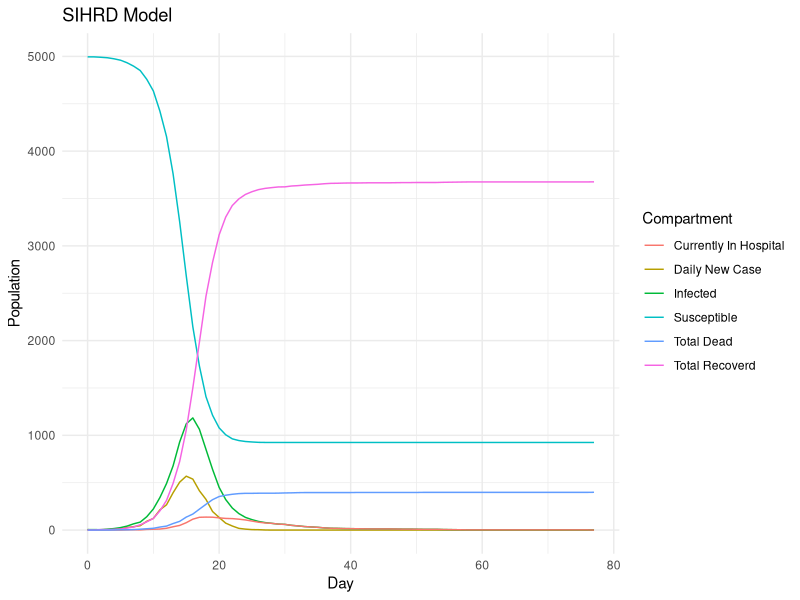
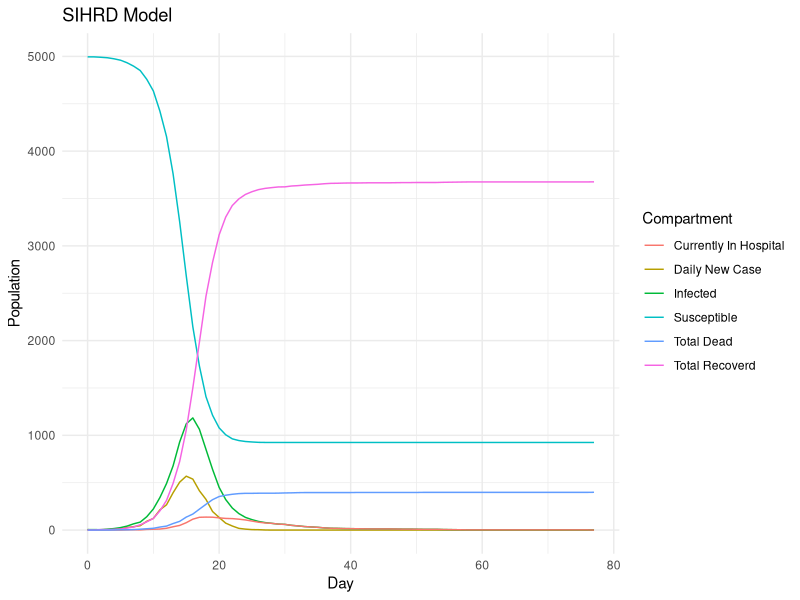
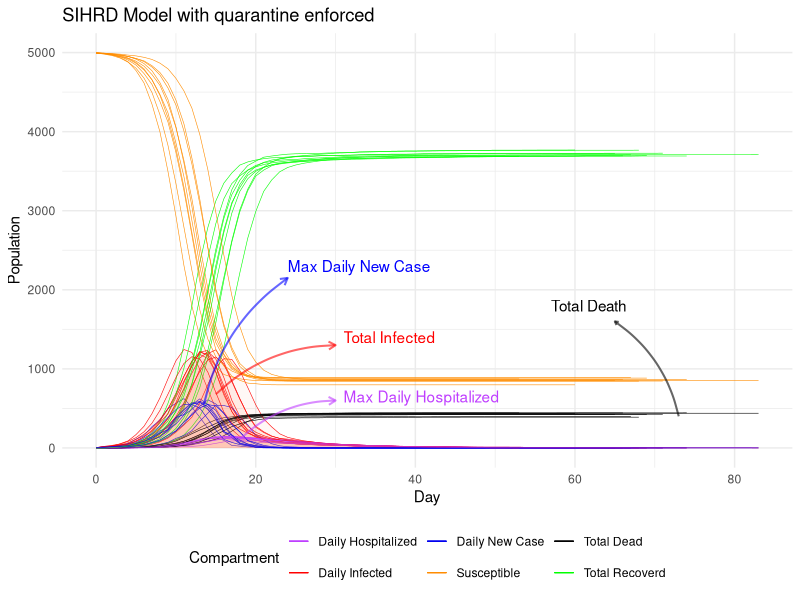
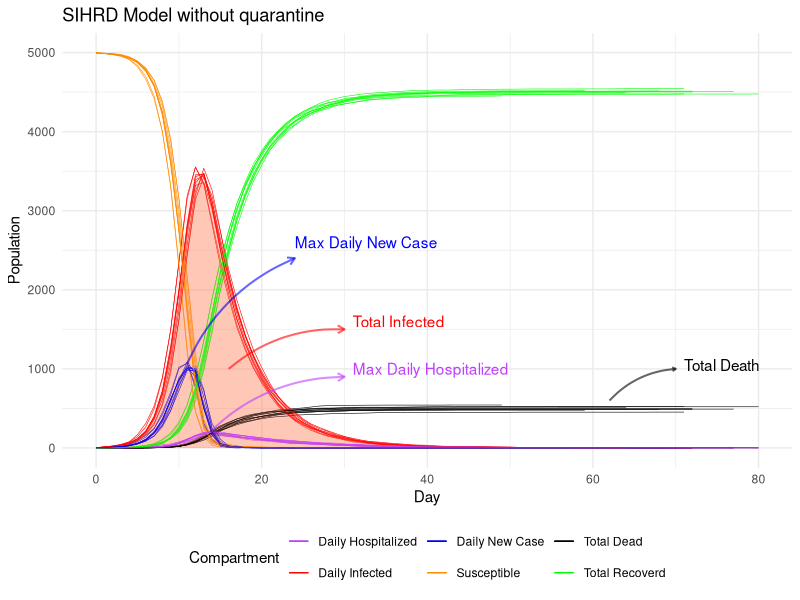

Here is the R script that generated these plots, in order: (Note: a time limit stopped this script after it produced the figures.)
## ---- chunk 1
knitr::opts_chunk$set(echo = FALSE, message = FALSE, warning = FALSE)
library(dplyr)
library(ggplot2)
## ---- chunk 2
# Simulate Data
model.data = function(N, beta, I.0, p, epsilon, theta, gamma, TimeH, TimeNH){
  I.rate = beta/N
  psi = 1/TimeH
  lambda = 1/TimeNH
  curr.day = 0
  S = p * N - I.0
  NS.0 = N - S - I.0
  NS = NS.0
  NewInfected = I.0
  Total.Hospital = 0
  Total.NonHospital = 0
  Total.Infected = NewInfected + Total.Hospital + Total.NonHospital
  Total.Infective = NewInfected + Total.NonHospital
  Hospital.Recovered = 0
  NonHospital.Recovered = 0
  Hospital.Dead = 0
  NonHospital.Dead = 0
  Total.Recovered = Hospital.Recovered + NonHospital.Recovered
  Total.Dead = Hospital.Dead + NonHospital.Dead
  Pop = S + NS + Total.Infected + Total.Dead
  Leaving.Hospital = 0
  Leaving.NonHospital = 0
  Recovered.Hospital.today = 0
  Recovered.NonHospital.today = 0
  Entering.Hospital = 0
  
  # If you want a full table like the excel, uncomment all lines in the df below
  df = data_frame(Day = curr.day,
                  Susceptible = S,
                  Non.Susceptible = NS,
                  Daily.New.Case = NewInfected,
                  Total.In.Hospital = Total.Hospital,
                  # Total.NonHospital = Total.NonHospital,
                  Infected = Total.Infected,
                  # Total.Infective = Total.Infective,
                  # Recovered.In.Hospital = Hospital.Recovered,
                  # Dead.In.Hospital = Hospital.Dead,
                  Total.Recovered = Total.Recovered,
                  Total.Dead = Total.Dead)
  
  # Watch the disease until it ends (daily new case = 0) or at max 200 days
  while(Total.Infected > 0 & curr.day < 1000){
    curr.day = curr.day + 1
    
    # Number of individuals recovered from the infected in hospital (previous day)
    # First need to see how many are leaving the hospital
    Leaving.Hospital = rbinom(1, Total.Hospital, psi)
    # Then how many of those recovered
    Recovered.Hospital.today = rbinom(1, Leaving.Hospital, theta)
    Hospital.Recovered = Hospital.Recovered + Recovered.Hospital.today
    Hospital.Dead = Hospital.Dead + Leaving.Hospital - Recovered.Hospital.today
    
    # Number of individuals dead from the infected in hospital (previous day)
    # First need to see how many not in hospital are getting over disease
    NonHospital.leaving = rbinom(1, Total.NonHospital, lambda)
    # How many of those are recovering
    Recovered.NonHospital.today = rbinom(1, NonHospital.leaving, gamma)
    NonHospital.Recovered = NonHospital.Recovered + Recovered.NonHospital.today
    NonHospital.Dead = NonHospital.Dead + NonHospital.leaving - Recovered.NonHospital.today
    
    # Total number of recovered or dead so far (cumulative)
    Total.Recovered = Hospital.Recovered + NonHospital.Recovered
    Total.Dead = Hospital.Dead + NonHospital.Dead
    
    # Number of individuals hospitalized from the infected in the previous day
    Entering.Hospital = rbinom(1, NewInfected, epsilon)
    Total.Hospital =  Entering.Hospital + Total.Hospital - Leaving.Hospital
    Total.NonHospital = NewInfected + Total.NonHospital - Entering.Hospital - NonHospital.leaving
    
    # Newly infected case today and total actively infected so far
    NewInfected = min(S, rbinom(1, S * Total.Infective, I.rate))
    Total.Infected = NewInfected + Total.Hospital + Total.NonHospital
    
    # Susceptible population left
    S = S - NewInfected
    
    # Current non-susceptible group
    NS = NS.0 + Total.Recovered
    
    # Infective group that can spread the disease the next day
    Total.Infective = NewInfected + Total.NonHospital
    
    # Confirm population
    Pop = S + NS + Total.Infected + Total.Dead
    
    # If you want a full table like the excel, uncomment this
    # data = c(curr.day, S, NS, NewInfected, Total.Hospital, Total.NonHospital, Total.Infected, Total.Infective, Hospital.Recovered, Hospital.Dead, Total.Recovered, Total.Dead, Pop)
    data = c(curr.day, S, NS, NewInfected, Total.Hospital, Total.Infected, Total.Recovered, Total.Dead)
    df = rbind(df, data)
  }
  return(df)
}

# Plot out the evolution over time
model.plot = function(data){
  p = ggplot(data  = data, aes(x = Day)) +
        geom_line(aes(y = Susceptible, color = "Susceptible")) +
        geom_line(aes(y = Daily.New.Case, color = "Daily New Case")) +
        geom_line(aes(y = Infected, color = "Infected")) +
        geom_line(aes(y = Total.In.Hospital, color = "Currently In Hospital")) +
        geom_line(aes(y = Total.Recovered, color = "Total Recoverd")) +
        geom_line(aes(y = Total.Dead, color = "Total Dead")) +
        scale_color_discrete(name = "Compartment") +
        labs(y = "Population", title = "SIHRD Model") + 
        theme_minimal()
  return(p)
}

# Extract info from the data
model.info = function(data){
  Last.Day = nrow(data)
  Status = ifelse(data[Last.Day,]$Daily.New.Case == 0, "Ended", "Going")
  Total.Death = data[Last.Day,]$Total.Dead
  Total.Infected = sum(data$Daily.New.Case)
  Max.New.Case = max(data$Daily.New.Case)
  Peak.Day.New.Case = data[data$Daily.New.Case == Max.New.Case,]$Day
  Max.In.Hospital = max(data$Total.In.Hospital)
  Peak.Day.Hospital= data[data$Total.In.Hospital == Max.In.Hospital,]$Day
  info = c(Last.Day, Status, Total.Death, Total.Infected, Max.New.Case, Peak.Day.New.Case, Max.In.Hospital, Peak.Day.Hospital)
  return(info)
}

# Confirm the model by calculating that all compartments sum to population at any day
model.confirm = function(data){
  data$Pop = data$S + data$NS + data$Total.Infected + data$Total.Dead
  return(data)
}

# Combine all functions
SIHRD.model = function(N, beta, I.0, p, epsilon, theta, gamma, TimeH, TimeNH){
  param = c(N, beta, epsilon, theta, gamma, TimeH, TimeNH)
  data = model.data(N, beta, I.0, p, epsilon, theta, gamma, TimeH, TimeNH)
  plot = model.plot(data)
  result_info = model.info(data)
  info = c(param, result_info)
  return(list(data,plot,info))
}

# Helper function for string wrapping in facet plots, default is 12 characters
swr = function(string, nwrap=12) {
  paste(strwrap(string, width=nwrap), collapse="\n")
}
swr = Vectorize(swr)
## ---- chunk 3
test.model = SIHRD.model(10000, 2, 5, 0.5, 0.05, 0.9, 0.9, 10, 1)
# data
test.model[[2]]
# graph
test.model[[2]]
# summary
model.summary = cbind(c("Population", "Beta", "HospitalizationRate", "HospitalizedRecoveryRate", "NonHospitalizedRecoveryRate", "HospitalizationTime", "InfectionTime"), test.model[[3]][1:7], c("LastDay", "Status", "TotalDeath", "TotalInfected", "MaxNewCase", "PeakDayNewCase", "MaxInHospital", "PeakDayHospital"), test.model[[3]][8:15])
model.summary = as.data.frame(model.summary)
colnames(model.summary) = c("Parameter", "Value", "Result", "Value")
model.summary
## ---- chunk 4
# 10 simulations of the above model
model.rep.plot = function(N, beta, I.0, p, epsilon, theta, gamma, TimeH, TimeNH, reps = 10){
  line.plot = function(data){
    size = 0.2
    list(geom_line(data = data, aes(x = Day, y = Infected, color = "Daily Infected"), size = size),
         geom_area(data = data, aes(x = Day, y = Infected), fill = "coral", alpha = 0.05),
         geom_line(data = data, aes(x = Day, y = Total.Dead, color = "Total Dead"), size = size),
         geom_line(data = data, aes(x = Day, y = Susceptible, color = "Susceptible"), size = size),
         geom_line(data = data, aes(x = Day, y = Total.Recovered, color = "Total Recoverd"), size = size),
         geom_line(data = data, aes(x = Day, y = Total.In.Hospital, color = "Daily Hospitalized"), size = size),
         geom_line(data = data, aes(x = Day, y = Daily.New.Case, color = "Daily New Case"), size = size),
         scale_color_manual(values = c("Daily Infected" = "red", 
                                      "Total Dead"= "black", 
                                      "Susceptible" = "darkorange", 
                                      "Total Recoverd" = "green", 
                                      "Daily Hospitalized" = "darkorchid1", 
                                      "Daily New Case"= "blue2"))
    )
  }
  if(TimeNH == 1){
    title = "SIHRD Model with quarantine enforced"
  } else {
    title = "SIHRD Model without quarantine"
  }
  plot = ggplot() + labs(y = "Population", title = title, color = "Compartment") + theme_minimal()
  for(i in 1:reps){
    data = model.data(N, beta, I.0, p, epsilon, theta, gamma, TimeH, TimeNH)
    plot = plot + line.plot(data)
  }
  plot
  return(plot)
}

# SIHRD model with 10 reps and all parameters set 
# at lowest level under 2 conditions: with and without quarantine
a = model.rep.plot(10000, 2, 5, 0.5, 0.05, 0.9, 0.9, 10, 1)
a + annotate(geom = "curve", xend = 65, yend = 1600, x = 73, y = 400, curvature = .2, arrow = arrow(length = unit(1, "mm")), size=0.7, alpha=0.6) +
  annotate(geom = "text", x = 57, y = 1800, label = "Total Death", hjust = "left") + 
  
  annotate(geom = "curve", xend = 24, yend = 2150, x = 13.5, y = 550, curvature = -.2, arrow = arrow(length = unit(2, "mm")), color = "blue", size=0.7, alpha=0.6) +
  annotate(geom = "text", x = 24, y = 2300, label = "Max Daily New Case", hjust = "left", color = "blue") + 
  
  annotate(geom = "curve", xend = 30, yend = 1300, x = 15, y = 680, curvature = -.2, arrow = arrow(length = unit(2, "mm")), color = "red", size=0.7, alpha=0.6) + 
  annotate(geom = "text", x = 31, y = 1400, label = "Total Infected", hjust = "left", color = "red") +
  
  annotate(geom = "curve", xend = 30, yend = 600, x = 18, y = 110, curvature = -.2, arrow = arrow(length = unit(2, "mm")), color = "darkorchid1", size=0.7, alpha=0.6) + 
  annotate(geom = "text", x = 31, y = 650, label = "Max Daily Hospitalized", hjust = "left", color = "darkorchid1") +  theme(legend.position="bottom")
b = model.rep.plot(10000, 2, 5, 0.5, 0.05, 0.9, 0.9, 10, 5)
b + annotate(geom = "curve", xend = 70, yend = 1000, x = 62, y = 600, curvature = -.2, arrow = arrow(length = unit(1, "mm")), size=0.7, alpha=0.6) +
  annotate(geom = "text", x = 71, y = 1050, label = "Total Death", hjust = "left") + 
  
  annotate(geom = "curve", xend = 24, yend = 2400, x = 11, y = 1070, curvature = -.2, arrow = arrow(length = unit(2, "mm")), color = "blue", size=0.7, alpha=0.6) +
  annotate(geom = "text", x = 24, y = 2600, label = "Max Daily New Case", hjust = "left", color = "blue") + 
  
  annotate(geom = "curve", xend = 30, yend = 1500, x = 16, y = 1000, curvature = -.2, arrow = arrow(length = unit(2, "mm")), color = "red", size=0.7, alpha=0.6) + 
  annotate(geom = "text", x = 31, y = 1600, label = "Total Infected", hjust = "left", color = "red") +
  
  annotate(geom = "curve", xend = 30, yend = 900, x = 14, y = 230, curvature = -.2, arrow = arrow(length = unit(2, "mm")), color = "darkorchid1", size=0.7, alpha=0.6) + 
  annotate(geom = "text", x = 31, y = 1000, label = "Max Daily Hospitalized", hjust = "left", color = "darkorchid1")  +  theme(legend.position="bottom")
## ---- chunk 5
# Factorial Experiment
I.0 = 5
S.rate = 0.5

# List of Explanatory Variables:
Pop.Lst = c(10000, 100000, 1000000)
Beta.Lst = c(2,4)
Hrate.Lst = c(0.05, 0.1, 0.15)
RrateH.Lst = c(0.9, 0.95)
RrateNH.Lst = c(0.9, 0.95)
TimeH.Lst = c(10, 15)
TimeNH.Lst = c(1, 5)

#Pop.Lst, Beta.Lst, Hrate.Lst, RrateH.Lst, RrateNH.Lst, TimeH.Lst, TimeNH.Lst
result_table = data.frame()

# Run 10 simulations of every 288 combinations
sims = 10
for(i in 1:sims){
  for(N in Pop.Lst){
    for(b in Beta.Lst){
      for(hr in Hrate.Lst){
        for(rrh in RrateH.Lst){
          for(rrnh in RrateNH.Lst){
            for(th in TimeH.Lst){
              for(tnh in TimeNH.Lst){
                model = SIHRD.model(N, b, I.0, S.rate, hr, rrh, rrnh, th, tnh)
                result_table = rbind(result_table, model[[3]], stringsAsFactors = FALSE)
              }
            }
          }
        }
      }
    }
  }
}

colnames(result_table) = c("Population", "Beta", "HospitalizationRate", "HospitalizedRecoveryRate", "NonHospitalizedRecoveryRate", "HospitalizationTime", "InfectionTime", "LastDay", "Status", "TotalDeath", "TotalInfected", "MaxNewCase", "PeakDayNewCase", "MaxInHospital", "PeakDayHospital")
result_table[1:7] = as.data.frame(sapply(result_table[1:7], as.numeric))
result_table[1:7] = format(result_table[1:7], scientific = FALSE)
result_table[c(1:7,9)] = as.data.frame(sapply(result_table[c(1:7,9)], as.factor))
result_table[c(8,10:15)] = as.data.frame(sapply(result_table[c(8,10:15)], as.numeric))

numericPop = as.numeric(as.character(result_table$Population))

result_table$DeathProportion = result_table$TotalDeath / numericPop
result_table$InfectedProportion = result_table$TotalInfected / numericPop
result_table$MaxCaseProportion = result_table$MaxNewCase / numericPop
result_table$MaxHospitalProportion = result_table$MaxInHospital / numericPop
result_table
## ---- chunk 6
response.var = "Population + Beta + HospitalizationRate + HospitalizedRecoveryRate + NonHospitalizedRecoveryRate + HospitalizationTime + InfectionTime + Population * Beta + Population * HospitalizationRate + Population * HospitalizedRecoveryRate + Population * NonHospitalizedRecoveryRate + Population * HospitalizationTime + Population * InfectionTime + Beta * HospitalizationRate + Beta * HospitalizedRecoveryRate + Beta * NonHospitalizedRecoveryRate + Beta * HospitalizationTime + Beta * InfectionTime + HospitalizationRate* HospitalizedRecoveryRate + HospitalizationRate*NonHospitalizedRecoveryRate + HospitalizationRate*HospitalizationTime + HospitalizationRate*InfectionTime + HospitalizedRecoveryRate * NonHospitalizedRecoveryRate + HospitalizedRecoveryRate * HospitalizedRecoveryRate * HospitalizationTime + HospitalizedRecoveryRate * InfectionTime + NonHospitalizedRecoveryRate * HospitalizationTime + NonHospitalizedRecoveryRate * InfectionTime + HospitalizationTime * InfectionTime"

anova = function(param){
  form = as.formula(paste(param, response.var, sep = " ~ "))
  return(aov(form, data = result_table))
}
linear = function(param){
  form = as.formula(paste(param, response.var, sep = " ~ "))
  return(lm(form, data = result_table))
}

residual.plot = function(model){
  residuals = model$residuals
  par(mfrow = c(1,2))
  hist(residuals)
  qqnorm(residuals)
  qqline(residuals)
}
## ---- chunk 7
Death.Anova = anova("DeathProportion")
summary(Death.Anova)
Death.Lm = linear("DeathProportion")
summary(Death.Lm)
residual.plot(Death.Anova)
## ---- chunk 8
# Summarize main effects of each significant variable
avg.Beta = result_table %>% group_by(Beta) %>% summarise(Average.Death.Proportion = mean(DeathProportion))
avg.HospitalizationRate = result_table %>% group_by(HospitalizationRate) %>% summarise(Average.Death.Proportion = mean(DeathProportion))
avg.HospitalizedRecoveryRate = result_table %>% group_by(HospitalizedRecoveryRate) %>% summarise(Average.Death.Proportion = mean(DeathProportion))
avg.NonHospitalizedRecoveryRate = result_table %>% group_by(NonHospitalizedRecoveryRate) %>% summarise(Average.Death.Proportion = mean(DeathProportion))
avg.InfectionTime = result_table %>% group_by(InfectionTime) %>% summarise(Average.Death.Proportion = mean(DeathProportion))

avg.Beta$Var = "Beta"
names(avg.Beta) = c("Level", "Average.Death.Proportion", "Var")

avg.HospitalizationRate$Var = "Hospitalization Rate"
names(avg.HospitalizationRate) = c("Level", "Average.Death.Proportion", "Var")

avg.HospitalizedRecoveryRate$Var = "Hospitalized Recovery Rate"
names(avg.HospitalizedRecoveryRate) = c("Level", "Average.Death.Proportion", "Var")

avg.NonHospitalizedRecoveryRate$Var = "Non-Hospitalized Recovery Rate"
names(avg.NonHospitalizedRecoveryRate) = c("Level", "Average.Death.Proportion", "Var")

avg.InfectionTime$Var = "Quarantine"
names(avg.InfectionTime) = c("Level", "Average.Death.Proportion", "Var")
avg.InfectionTime$Level = ifelse(avg.InfectionTime$Level == "1", "yes", "no")

avg.all = rbind(avg.Beta, avg.HospitalizationRate, avg.InfectionTime, avg.HospitalizedRecoveryRate, avg.NonHospitalizedRecoveryRate)
# Main Effect Plots
ann_text <- tribble(
  ~Var, ~Average.Death.Proportion, ~Level,
  #--|--|--
  "Beta", 0.037, "2")
avg.all$Var = swr(avg.all$Var, 20)
ggplot(avg.all, aes(x = Level, y = Average.Death.Proportion, group = Var)) + 
  facet_grid(cols = vars(Var), scales = "free_x") + 
  theme_bw() + 
  labs(y = "Average Total Death Proportion", x = "Variable Level") + 
  geom_hline(yintercept = mean(result_table$DeathProportion), linetype='dashed', col = 'blue') + geom_line() +
  geom_point() + 
  geom_text(data = ann_text, label = swr("Grand Average", 5), colour = 'blue', size = 2.8)
## ---- chunk 9
# Summarize interaction effects by all combinations of significant variables
DeathSummary = result_table %>% group_by(Beta, HospitalizationRate, HospitalizedRecoveryRate, NonHospitalizedRecoveryRate, InfectionTime) %>% summarise(Average.Death.Proportion = mean(DeathProportion))

# New facet label names for variables
InfectionTime.labs <- c("With quarantine", "Without quarantine")
names(InfectionTime.labs) <- c("1", "5")

Beta.labs <- c("Beta = 2", "Beta = 4")
names(Beta.labs) <- c("2", "4")

HospitalizationRate.labs <- c("5% Hospitalization", "10% Hospitalization", "15% Hospitalization")
names(HospitalizationRate.labs) <- c("0.05", "0.10", "0.15")

DeathSummary$InfectionTime = ifelse(DeathSummary$InfectionTime == 1, "With quarantine", "Without quarantine")
DeathSummary$InfectionTime = swr(DeathSummary$InfectionTime)
# Interaction Plot
ggplot(DeathSummary, 
       aes(x = NonHospitalizedRecoveryRate, 
           y = Average.Death.Proportion,
           color = HospitalizedRecoveryRate,
           group = HospitalizedRecoveryRate)) +
  geom_point() + 
  geom_line() +
  facet_grid(InfectionTime ~ Beta + HospitalizationRate, labeller = labeller(Beta = Beta.labs, HospitalizationRate = swr(HospitalizationRate.labs))) +
  # geom_point(aes(color = HospitalizedRecoveryRate)) + 
  theme_bw() + 
  labs(y = "Average Total Death Proportion", 
       x = "Non-Hospitalized Recovery Rate",
       color = "Hospitalized Recovery Rate") +
  theme(legend.position="top")
## ---- chunk 10
Infected.Anova = anova("InfectedProportion")
summary(Infected.Anova)
Infected.Lm = linear("InfectedProportion")
summary(Infected.Lm)
residual.plot(Infected.Anova)
## ---- chunk 11
# Summarize main effects of each significant variable
avg.Beta = result_table %>% group_by(Beta) %>% summarise(Average.Infected.Proportion = mean(InfectedProportion))
avg.InfectionTime = result_table %>% group_by(InfectionTime) %>% summarise(Average.Infected.Proportion = mean(InfectedProportion))
avg.HospitalizationRate = result_table %>% group_by(HospitalizationRate) %>% summarise(Average.Infected.Proportion = mean(InfectedProportion))

avg.Beta$Var = "Beta"
names(avg.Beta) = c("Level", "Average.Infected.Proportion", "Var")

avg.HospitalizationRate$Var = "Hospitalization Rate"
names(avg.HospitalizationRate) = c("Level", "Average.Infected.Proportion", "Var")

avg.InfectionTime$Var = "Quarantine"
names(avg.InfectionTime) = c("Level", "Average.Infected.Proportion", "Var")
avg.InfectionTime$Level = ifelse(avg.InfectionTime$Level == "1", "yes", "no")

avg.all = rbind(avg.Beta, avg.HospitalizationRate, avg.InfectionTime)
avg.all$Var = swr(avg.all$Var, 20)

# Main Effect Plots
ann_text <- tribble(
  ~Var, ~Average.Infected.Proportion, ~Level,
  #--|--|--
  "Beta", mean(result_table$InfectedProportion) + 0.004, "2")

ggplot(avg.all, aes(x = Level, y = Average.Infected.Proportion, group = Var)) + 
  facet_grid(cols = vars(Var), scales = "free_x") + 
  geom_line() +
  geom_point() + 
  theme_bw() + 
  labs(y = "Average Total Infected Proportion", x = "Variable Level") +
  geom_hline(yintercept = mean(result_table$InfectedProportion), linetype='dashed', col = 'blue') + 
  geom_text(data = ann_text, label = swr("Grand Average", 5), colour = 'blue', size = 3)
## ---- chunk 12
# Summarize interaction effects by all combinations of significant variables
InfectedSummary = result_table %>% group_by(Beta, InfectionTime, HospitalizationRate) %>% summarise(Average.Infected.Proportion = mean(InfectedProportion))
InfectedSummary$InfectionTime = ifelse(InfectedSummary$InfectionTime == "1", "yes", "no")
InfectedSummary$InfectionTime = factor(InfectedSummary$InfectionTime, levels = c("yes", "no"), ordered = TRUE )

# Interaction Plot
ggplot(InfectedSummary, 
       aes(x = InfectionTime, 
           y = Average.Infected.Proportion, 
           group = Beta,
           color = Beta)) + 
  geom_line() +
  geom_point() + 
  facet_grid(~ HospitalizationRate, labeller = labeller(HospitalizationRate = HospitalizationRate.labs)) +
  theme_bw() + 
  labs(y = "Average Total Infected Proportion", 
       x = "Quarantine") +
  theme(legend.position="top")
## ---- chunk 13
MaxCase.Anova = anova("MaxCaseProportion")
summary(MaxCase.Anova)
MaxCase.Lm = linear("MaxCaseProportion")
summary(MaxCase.Lm)
residual.plot(MaxCase.Anova)
## ---- chunk 14
# Summarize main effects of each significant variable
avg.Population = result_table %>% group_by(Population) %>% summarise(Average.MaxCaseProportion = mean(MaxCaseProportion))
avg.Beta = result_table %>% group_by(Beta) %>% summarise(Average.MaxCaseProportion = mean(MaxCaseProportion))
avg.InfectionTime = result_table %>% group_by(InfectionTime) %>% summarise(Average.MaxCaseProportion = mean(MaxCaseProportion))
avg.HospitalizationRate = result_table %>% group_by(HospitalizationRate) %>% summarise(Average.MaxCaseProportion = mean(MaxCaseProportion))

avg.Population$Var = "Population"
names(avg.Population) = c("Level", "Average.MaxCaseProportion", "Var")

avg.Beta$Var = "Beta"
names(avg.Beta) = c("Level", "Average.MaxCaseProportion", "Var")

avg.HospitalizationRate$Var = "Hospitalization Rate"
names(avg.HospitalizationRate) = c("Level", "Average.MaxCaseProportion", "Var")

avg.InfectionTime$Var = "Quarantine"
names(avg.InfectionTime) = c("Level", "Average.MaxCaseProportion", "Var")
avg.InfectionTime$Level = ifelse(avg.InfectionTime$Level == "1", "yes", "no")

avg.all = rbind(avg.Population, avg.Beta, avg.HospitalizationRate, avg.InfectionTime)
avg.all$Var = swr(avg.all$Var, 20)

# Main Effect Plots
ann_text <- tribble(
  ~Var, ~Average.MaxCaseProportion, ~Level,
  #--|--|--
  "Beta", mean(result_table$MaxCaseProportion) + 0.007, "2")

ggplot(avg.all, aes(x = Level, y = Average.MaxCaseProportion, group = Var)) + 
  facet_grid(cols = vars(Var), scales = "free_x") + 
  geom_line() +
  geom_point() + 
  theme_bw() + 
  labs(y = "Average Maximum Daily New Case Proportion", x = "Variable Level") +
  geom_hline(yintercept = mean(result_table$MaxCaseProportion), linetype='dashed', col = 'blue') + 
  geom_text(data = ann_text, label = swr("Grand Average", 5), colour = 'blue', size = 3)
## ---- chunk 15
# Summarize interaction effects by all combinations of significant variables
MaxCaseSummary = result_table %>% group_by(Population, Beta, InfectionTime, HospitalizationRate) %>% summarise(Average.MaxCaseProportion = mean(MaxCaseProportion))
MaxCaseSummary$InfectionTime = ifelse(MaxCaseSummary$InfectionTime == 1, "With quarantine", "Without quarantine")
# MaxCaseSummary$InfectionTime = factor(MaxCaseSummary$InfectionTime, levels = c("yes", "no"), ordered = TRUE )

# Interaction Plot
ggplot(MaxCaseSummary, 
       aes(x = Population, 
           y = Average.MaxCaseProportion, 
           group = Beta,
           color = Beta)) + 
  geom_line() +
  geom_point() + 
  facet_grid(InfectionTime ~ HospitalizationRate, labeller = labeller(HospitalizationRate = HospitalizationRate.labs)) +
  theme_bw() + 
  labs(y = "Average Maximum Daily New Case Proportion") +
  theme(legend.position="top")
## ---- chunk 16
MaxHospital.Anova = anova("MaxHospitalProportion")
summary(MaxHospital.Anova)
MaxHospital.Lm = linear("MaxHospitalProportion")
summary(MaxHospital.Lm)
residual.plot(MaxHospital.Anova)
## ---- chunk 17
# Summarize main effects of each significant variable
avg.Beta = result_table %>% group_by(Beta) %>% summarise(Average.MaxHospitalProportion = mean(MaxHospitalProportion))
avg.HospitalizationRate = result_table %>% group_by(HospitalizationRate) %>% summarise(Average.MaxHospitalProportion = mean(MaxHospitalProportion))
avg.HospitalizationTime = result_table %>% group_by(HospitalizationTime) %>% summarise(Average.MaxHospitalProportion = mean(MaxHospitalProportion))
avg.InfectionTime = result_table %>% group_by(InfectionTime) %>% summarise(Average.MaxHospitalProportion = mean(MaxHospitalProportion))

avg.Beta$Var = "Beta"
names(avg.Beta) = c("Level", "Average.MaxHospitalProportion", "Var")

avg.HospitalizationRate$Var = "Hospitalization Rate"
names(avg.HospitalizationRate) = c("Level", "Average.MaxHospitalProportion", "Var")

avg.HospitalizationTime$Var = "Hospitalization Time (days)"
names(avg.HospitalizationTime) = c("Level", "Average.MaxHospitalProportion", "Var")

avg.InfectionTime$Var = "Quarantine"
names(avg.InfectionTime) = c("Level", "Average.MaxHospitalProportion", "Var")
avg.InfectionTime$Level = ifelse(avg.InfectionTime$Level == "1", "yes", "no")

avg.all = rbind(avg.Beta, avg.HospitalizationRate, avg.InfectionTime, avg.HospitalizationTime)
avg.all$Var = swr(avg.all$Var, 20)

# Main Effect Plots
ann_text <- tribble(
  ~Var, ~Average.MaxHospitalProportion, ~Level,
  #--|--|--
  "Beta", mean(result_table$MaxHospitalProportion) + 0.003, "2")

ggplot(avg.all, aes(x = Level, y = Average.MaxHospitalProportion, group = Var)) + 
  facet_grid(cols = vars(Var), scales = "free_x") + 
  geom_line() +
  geom_point() + 
  theme_bw() + 
  labs(y = "Average Maximum Daily Hospitalization Proportion", x = "Variable Level") +
  geom_hline(yintercept = mean(result_table$MaxHospitalProportion), linetype='dashed', col = 'blue') + 
  geom_text(data = ann_text, label = swr("Grand Average", 5), colour = 'blue', size = 3)
## ---- chunk 18
# Summarize interaction effects by all combinations of significant variables
MaxHospitalSummary = result_table %>% group_by(Beta, InfectionTime, HospitalizationRate, HospitalizationTime) %>% summarise(Average.MaxHospitalProportion = mean(MaxHospitalProportion))
MaxHospitalSummary$InfectionTime = ifelse(MaxHospitalSummary$InfectionTime == 1, "With quarantine", "Without quarantine")

# Interaction Plot
ggplot(MaxHospitalSummary, 
       aes(x = HospitalizationTime, 
           y = Average.MaxHospitalProportion, 
           group = Beta,
           color = Beta)) + 
  geom_line() +
  geom_point() + 
  facet_grid(InfectionTime ~ HospitalizationRate, labeller = labeller(HospitalizationRate = HospitalizationRate.labs)) +
  theme_bw() + 
  labs(y = "Average Maximum Daily Hospitalization Proportion") +
  theme(legend.position="top")
